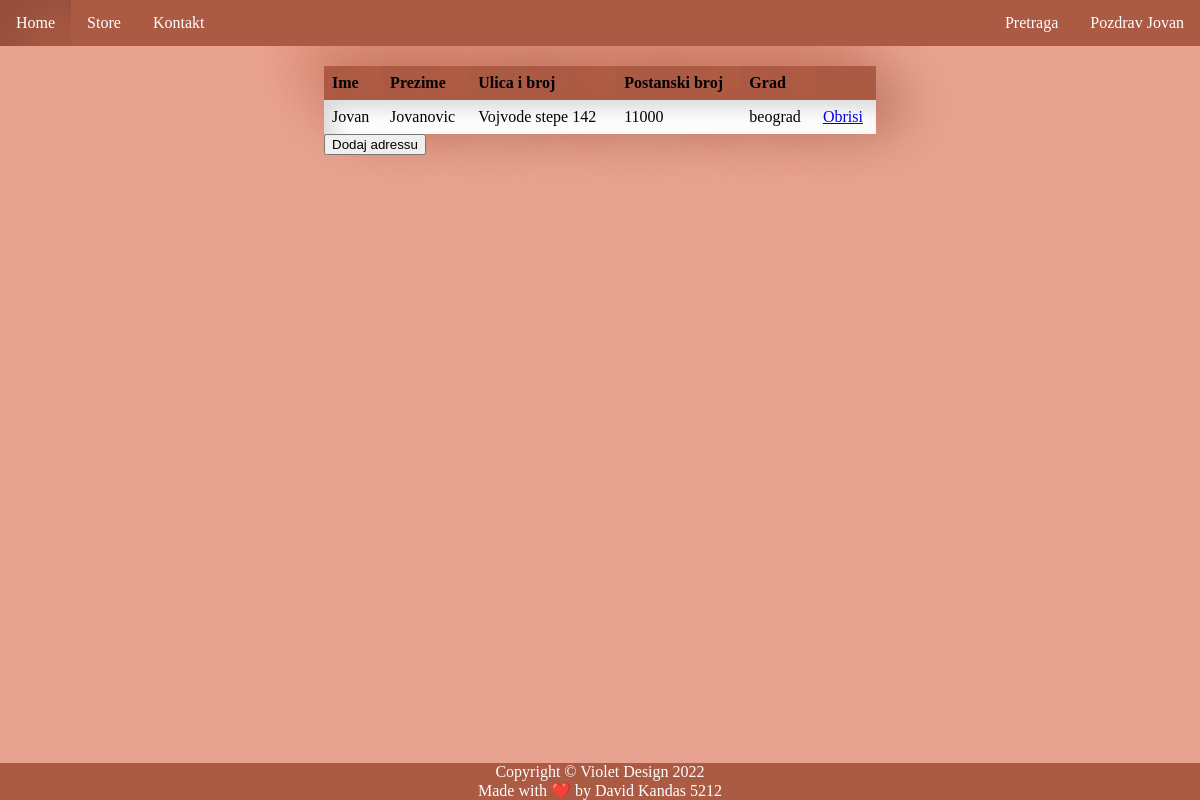
The page /adresar.php (signed in) on the database its author committed.
### tables this page shows
CREATE TABLE `adrese` (
  `id` int(11) NOT NULL,
  `ime` varchar(100) NOT NULL,
  `prezime` varchar(100) NOT NULL,
  `ulica` varchar(100) NOT NULL,
  `pbroj` varchar(100) NOT NULL,
  `grad` varchar(100) NOT NULL,
  `email` varchar(255) NOT NULL
);

### adresar.php (the view, shortened to what this page needs)
<!DOCTYPE html>
<?php
require "includes/db.php";
?>
<html>
    <head>
        <link rel="stylesheet" type="text/css" href="./css/style.css?v=<?php echo time(); ?>">
    </head>
    <body>
    <?php include 'includes/menu.php'; ?>
    <?php include 'includes/footer.php'; ?>
    <div class="glavna">
    <div class="centar">
    <?php
                 if($_SESSION['is_admin'] == 1) {
					$sql = "SELECT id, ime, prezime, ulica, pbroj, grad FROM adrese";
                 } else {
                    $sql = "SELECT id, ime, prezime, ulica, pbroj, grad FROM adrese WHERE email = '".$_SESSION['email']."';";
                 }
                    $result = mysqli_query($conn, $sql);
                    echo "<br>";
					echo "<table border='0' class='table table-bordered'>";
					echo "<tr>";
					echo "<th>Ime</th>";
					echo "<th>Prezime</th>";
                    echo "<th>Ulica i broj</th>";
                    echo "<th>Postanski broj</th>";
                    echo "<th>Grad</th>";
                    echo "<th></th>";
					echo "</tr>";
                    while ($row = mysqli_fetch_assoc($result)) {
					    echo "<tr>";
					    foreach ($row as $field => $value) {
					        if ($field == "ime" || $field == "prezime" || $field == "ulica" || $field == "pbroj" || $field == "grad"){
					        	echo "<td>" . $value . "</td>";
					        }
					    }
					    	$delete = "includes/deladres.php?id=" . $row["id"];
						    echo "<td>
						    		<a href='{$delete}' class='btn btn-danger'>Obrisi</a>
						    	</td>";
						echo "</tr>";
					}
					echo "</table>";
                    ?>
    <form action="dodajadresu.php">
        <input type="submit" value="Dodaj adressu" />
    </form>
                    </div>
                </div>
    </body>
    </html>

### css/style.css (style rules this page uses)
body { background-color: #E8A390; font-family: 'Times New Roman', Times, serif; }
.glavna { padding: 40px; height: 85%; }
table { border-collapse: collapse; width: 100%; }
th, td { text-align: left; padding: 8px; }
tr:nth-child(even) { border-radius: 0px; background: #ffffff; box-shadow: inset 9px 9px 20px #d9d9d9, inset -9px -9px 20px #ffffff; }
tr:nth-child(odd) { border-radius: 0px; background: #f0f0f0; box-shadow: inset 9px 9px 20px #cccccc, inset -9px -9px 20px #ffffff; }
th { background: #AB5A44; box-shadow: 20px 20px 60px #914d3a, -20px -20px 60px #c5684e; }
.centar { margin: 0 auto; width: 50%; }

### rows shown on the page
adrese: ime "Jovan", prezime "Jovanovic", ulica "Vojvode stepe 142", pbroj "11000", grad "beograd"

### other values the page prints
$_SESSION['name'] "Jovan"
